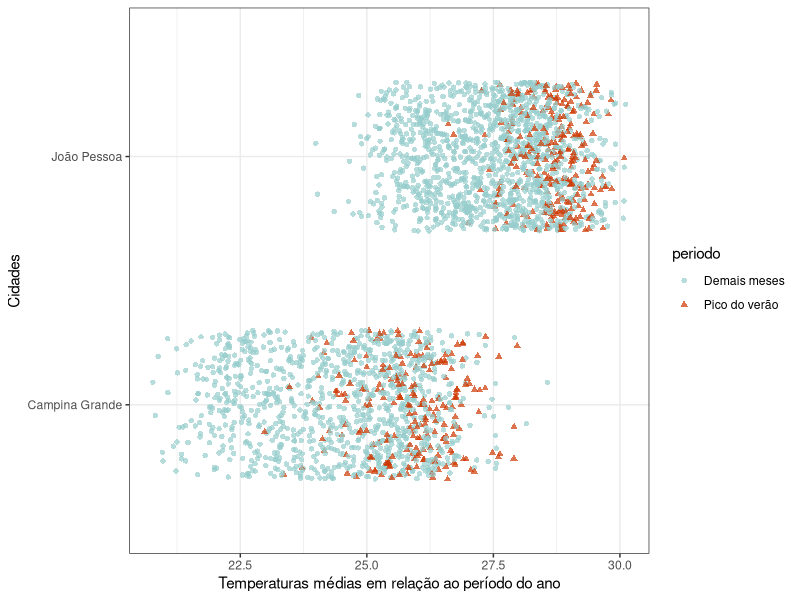
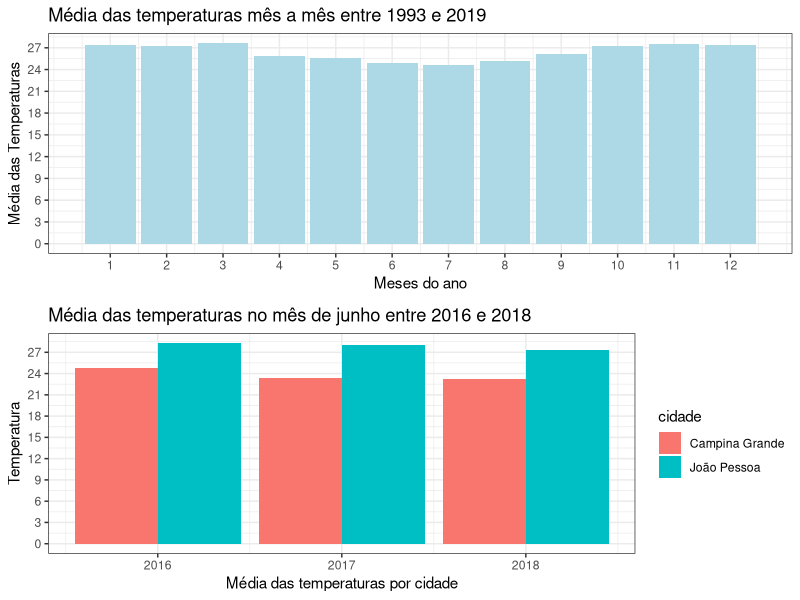
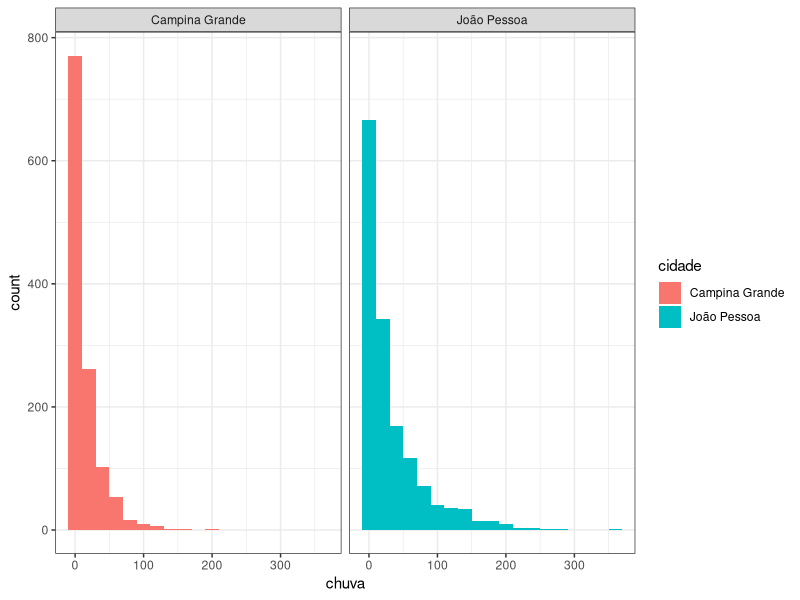
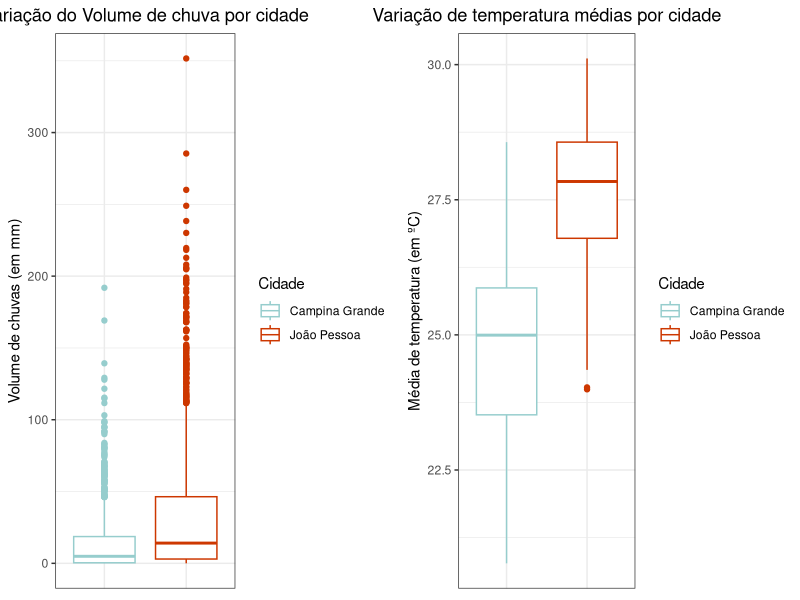
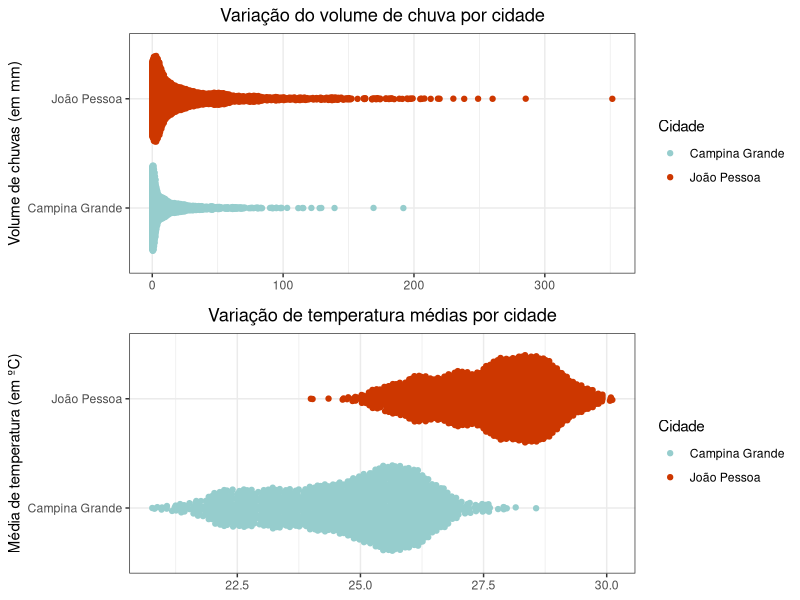

Generate these figures, in order, with R:
## ---- chunk 1
library(tidyverse)
library(here)
library(lubridate)
library(ggbeeswarm)
theme_set(theme_bw())
library(gridExtra)
## ---- chunk 2
climas = read_csv(here::here("data/clima_cg_jp-semanal.csv"), 
                  col_types = "cTdddddd")

glimpse(climas)
## ---- chunk 3
climas_temp <- climas %>%
    mutate(periodo = if_else(mes <= 2, 'Pico do verão', 'Demais meses'))

climas_temp %>%
    ggplot(mapping = aes(x = tmedia, y = cidade, color = periodo, shape = periodo)) +
    #geom_point()+
    geom_jitter(height = .3, alpha = .7)+
    labs(x='Temperaturas médias em relação ao período do ano', y= "Cidades")+
    scale_color_manual(breaks = c("Demais meses", "Pico do verão"), values=c("paleturquoise3","orangered3"))
## ---- chunk 4

p1 <- climas_temp %>%
    group_by(mes)%>%
    filter(ano > 2017) %>%
    summarise(MediaTemper = mean(tmedia))%>%
    ggplot(mapping = aes(x = mes, y = MediaTemper)) +
    geom_bar(stat = "identity", fill='lightblue')+
    scale_x_continuous(breaks = 1:12, limits = c(0.5,12.5)) +
    scale_y_continuous(breaks = seq(0, 30, by = 3)) +
    labs(x='Meses do ano', y= "Média das Temperaturas")+
    ggtitle("Média das temperaturas mês a mês entre 1993 e 2019")
    
p2 <- climas_temp %>%
    filter(ano > 2015) %>%
    filter(mes == 6) %>%
    ggplot(mapping = aes(x = ano, y = tmedia)) +
        geom_bar(stat = "identity", aes(fill = cidade), position = "dodge")+
        scale_x_continuous(breaks = )+
        scale_y_continuous(breaks = seq(0, 30, by = 3)) +
        labs(x='Média das temperaturas por cidade', y= "Temperatura")+
        scale_color_manual(breaks = c("Campina Grande", "João Pessoa"),
                           values=c("paleturquoise3","orangered3"))+
        ggtitle("Média das temperaturas no mês de junho entre 2016 e 2018")

grid.arrange(p1, p2, nrow = 2)
## ---- chunk 5
climas_temp %>%
    ggplot(mapping = aes(x = chuva)) +
    facet_wrap(~cidade, ncol=2)+
    geom_histogram(binwidth = 20, aes(fill=cidade))

## ---- chunk 6
g1 <- climas_temp %>%
    ggplot(aes( color = cidade)) +
    geom_boxplot(aes(x = cidade, y = chuva))+
    labs(y = "Volume de chuvas (em mm)", title = "Variação do Volume de chuva por cidade", color = "Cidade")+
    scale_color_manual(breaks = c("Campina Grande", "João Pessoa"), values=c("paleturquoise3","orangered3")) +
    theme(plot.title = element_text(hjust = 0.5),
          axis.title.x = element_blank(),
          axis.text.x=element_blank(),
          axis.ticks.x=element_blank())

g2 <- climas_temp %>%
    ggplot(aes( color = cidade)) +
    geom_boxplot(aes(x = cidade, y = tmedia))+
    labs(y = "Média de temperatura (em ºC)", title = "Variação de temperatura médias por cidade", color = "Cidade") +
    scale_color_manual(breaks = c("Campina Grande", "João Pessoa"), values=c("paleturquoise3","orangered3"))+
    theme(plot.title = element_text(hjust = 0.5),
          axis.title.x = element_blank(),
          axis.text.x=element_blank(),
          axis.ticks.x=element_blank())

grid.arrange(g1, g2, ncol = 2)
## ---- chunk 7
f1 <- climas_temp %>% 
    ggplot(aes(x = chuva, y = cidade, color = cidade)) +
    geom_quasirandom(groupOnX=FALSE) +
    labs(y = "Volume de chuvas (em mm)", title = "Variação do volume de chuva por cidade", color = "Cidade")+
    scale_color_manual(breaks = c("Campina Grande", "João Pessoa"), values=c("paleturquoise3","orangered3")) +
    theme(plot.title = element_text(hjust = 0.5), axis.title.x = element_blank()) 

f2 <- climas_temp %>% 
    ggplot(aes(x = tmedia, y = cidade, color = cidade)) +
    geom_quasirandom(groupOnX=FALSE) +
    labs(y = "Média de temperatura (em ºC)", title = "Variação de temperatura médias por cidade", color = "Cidade") +
    scale_color_manual(breaks = c("Campina Grande", "João Pessoa"), values=c("paleturquoise3","orangered3"))+
    theme(plot.title = element_text(hjust = 0.5), axis.title.x = element_blank())

grid.arrange(f1, f2, nrow = 2)
